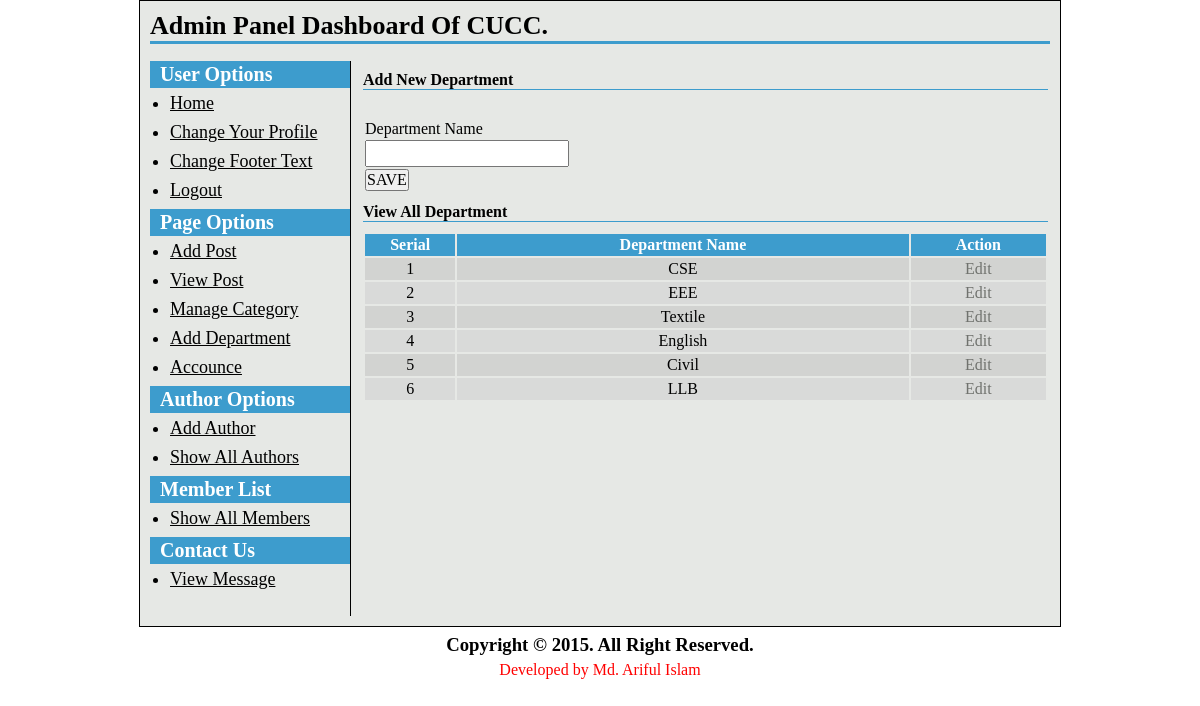
Page /admin/department.php (signed in) on the committed database.
### tables this page shows
CREATE TABLE IF NOT EXISTS `tbl_dept` (
  `dept_id` int(25) NOT NULL,
  `dept_name` varchar(155) NOT NULL
);

### admin/department.php (the view, shortened to what this page needs)
<?php
include("../config.php");
?>
<?php include("header.php"); ?>
<h2>Add New Department</h2>
<p>&nbsp;</p>
<form action="" method="post">
<table class="tbl1">
<tr>
	<td>Department Name</td>
</tr>
<tr>
	<td><input class="short" type="text" name="dept_name"></td>
</tr>
<tr>
	<td><input type="submit" value="SAVE" name="form1"></td>
</tr>
</table>
</form>
<h2>View  All Department</h2>
<table class="tbl2" width="100%">
	<tr>
		<th width="10%">Serial</th>
		<th width="50%">Department Name</th>
		<th width="15%">Action</th>
	</tr>
	<?php
	$i=0;
	$statement = $db->prepare("SELECT * FROM tbl_dept ORDER BY dept_id ASC");
	$statement->execute();
	$result = $statement->fetchAll(PDO::FETCH_ASSOC);
	foreach($result as $row)
	{
		$i++;
		?>
		<tr>
		<td><?php echo $row['dept_id']; ?></td>
		<td><?php echo $row['dept_name']; ?></td>
		<td>
			<a class="fancybox" href="#inline<?php echo $i; ?>">Edit</a>
			</td>
		</tr>
		<?php
	}
	?>
</table>
<?php include("footer.php"); ?>

### style-admin.css (style rules this page uses)
* { padding: 0; margin: 0; }
body, input, textarea, select { font-family: 'Times New Roman', arial; font-size: 16px; }
input[type='submit'] { cursor: pointer; }
input.short[type='text'], input.short[type='password'] { width: 200px; }
table.tbl1 { margin-top: 10px; }
table.tbl1 tr td input[type='text'] { height: 23px; line-height: 23px; }
table.tbl2 { margin-top: 10px; }
table.tbl2 tr th, table.tbl2 tr td { padding: 2px; }
table.tbl2 tr td { text-align: center; }
table.tbl2 tr th { background-color: #3d9ccd; color: #fff; }
table.tbl2 tr:nth-child(2n+1) td { background-color: #d9dad9; }
table.tbl2 tr:nth-child(2n) td { background-color: #d2d3d1; }
table.tbl2 tr td a { color: #70726e; text-decoration: none; }
#content h2 { font-size: 16px; color: #000; border-bottom: 1px solid #3d9ccd; margin-top: 10px; }

### rows in the picture
tbl_dept: dept_id "1", dept_name "CSE"
tbl_dept: dept_id "2", dept_name "EEE"
tbl_dept: dept_id "3", dept_name "Textile"
tbl_dept: dept_id "4", dept_name "English"
tbl_dept: dept_id "5", dept_name "Civil"
tbl_dept: dept_id "6", dept_name "LLB"
